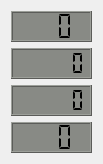
   <widget class="QWidget" name="layoutWidget">
    <property name="geometry">
     <rect>
      <x>181</x>
      <y>42</y>
      <width>83</width>
      <height>144</height>
     </rect>
    </property>
    <layout class="QVBoxLayout" name="verticalLayout_5">
     <item>
      <widget class="QLCDNumber" name="Batt_Watts_LCD">
       <property name="minimumSize">
        <size>
         <width>81</width>
         <height>31</height>
        </size>
       </property>
       <property name="maximumSize">
        <size>
         <width>81</width>
         <height>31</height>
        </size>
       </property>
       <property name="font">
        <font>
         <pointsize>10</pointsize>
         <weight>50</weight>
         <bold>false</bold>
        </font>
       </property>
       <property name="styleSheet">
        <string notr="true">QLCDNumber{
background-color: rgb(136, 138, 133);
}</string>
       </property>
       <property name="digitCount">
        <number>3</number>
       </property>
       <property name="segmentStyle">
        <enum>QLCDNumber::Flat</enum>
       </property>
       <property name="value" stdset="0">
        <double>0.000000000000000</double>
       </property>
      </widget>
     </item>
     <item>
      <widget class="QLCDNumber" name="Batt_Amps_LCD">
       <property name="minimumSize">
        <size>
         <width>81</width>
         <height>31</height>
        </size>
       </property>
       <property name="maximumSize">
        <size>
         <width>81</width>
         <height>31</height>
        </size>
       </property>
       <property name="font">
        <font>
         <pointsize>10</pointsize>
         <weight>50</weight>
         <bold>false</bold>
        </font>
       </property>
       <property name="styleSheet">
        <string notr="true">QLCDNumber{
background-color: rgb(136, 138, 133);
}</string>
       </property>
       <property name="smallDecimalPoint">
        <bool>true</bool>
       </property>
       <property name="digitCount">
        <number>5</number>
       </property>
       <property name="segmentStyle">
        <enum>QLCDNumber::Flat</enum>
       </property>
       <property name="value" stdset="0">
        <double>0.000000000000000</double>
       </property>
      </widget>
     </item>
     <item>
      <widget class="QLCDNumber" name="Batt_Volts_LCD">
       <property name="minimumSize">
        <size>
         <width>81</width>
         <height>31</height>
        </size>
       </property>
       <property name="maximumSize">
        <size>
         <width>81</width>
         <height>31</height>
        </size>
       </property>
       <property name="font">
        <font>
         <pointsize>10</pointsize>
         <weight>50</weight>
         <bold>false</bold>
        </font>
       </property>
       <property name="styleSheet">
        <string notr="true">QLCDNumber{
background-color: rgb(136, 138, 133);
}</string>
       </property>
       <property name="smallDecimalPoint">
        <bool>true</bool>
       </property>
       <property name="digitCount">
        <number>5</number>
       </property>
       <property name="segmentStyle">
        <enum>QLCDNumber::Flat</enum>
       </property>
       <property name="value" stdset="0">
        <double>0.000000000000000</double>
       </property>
      </widget>
     </item>
     <item>
      <widget class="QLCDNumber" name="DC_Power_LCD">
       <property name="minimumSize">
        <size>
         <width>81</width>
         <height>31</height>
        </size>
       </property>
       <property name="maximumSize">
        <size>
         <width>81</width>
         <height>31</height>
        </size>
       </property>
       <property name="font">
        <font>
         <pointsize>10</pointsize>
         <weight>50</weight>
         <bold>false</bold>
        </font>
       </property>
       <property name="styleSheet">
        <string notr="true">QLCDNumber{
background-color: rgb(136, 138, 133);
}</string>
       </property>
       <property name="digitCount">
        <number>3</number>
       </property>
       <property name="segmentStyle">
        <enum>QLCDNumber::Flat</enum>
       </property>
       <property name="value" stdset="0">
        <double>0.000000000000000</double>
       </property>
      </widget>
     </item>
    </layout>
   </widget>
